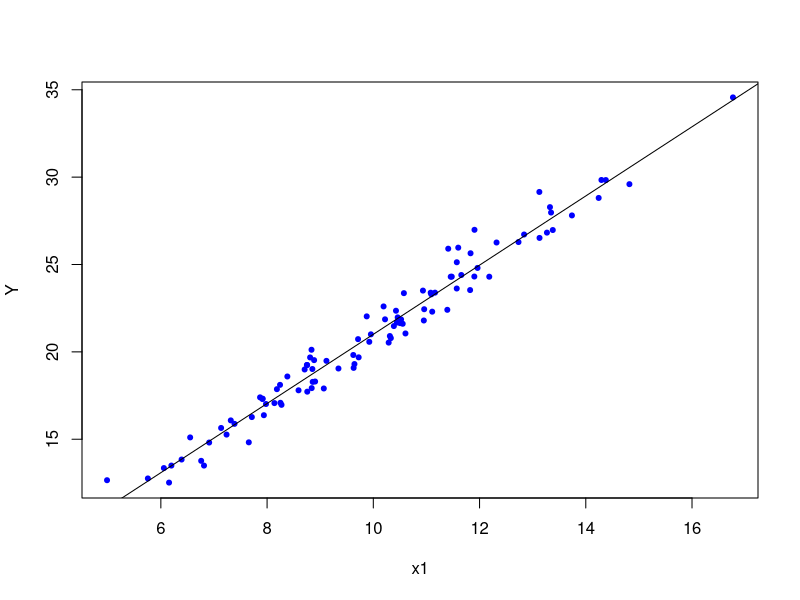

This chart was generated by the following R code: (Note: a time limit stopped this script after it produced the figure.)
## ---- chunk 1
#For people in group A
U_A = 0.85*sqrt(40000*20) + 0.15*sqrt(10*0)
U_A
#For people in group B
U_B = 0.99*sqrt(40000*20) + 0.01*sqrt(10*0)
U_B
## ---- chunk 2
#For people in group A
U_A = 0.85*sqrt(40000*20 - 200000) + 0.15*sqrt(40000*10 - 200000) 
U_A
#For people in group B
U_B = 0.99*sqrt(40000*20 - 200000) + 0.01*sqrt(40000*10 - 200000)
U_B
## ---- chunk 3
pr <- 0.85
w1 <- 800000
w2 <- 400000

converged = F
iterations = 0
maxiter <- 600000
learnrate <- 0.5
Pmax <- 10000

while(converged == FALSE){
  costf <- pr*sqrt(w1 - Pmax) + (1-pr)*sqrt(w2 - Pmax) - pr*sqrt(w1)
  if(costf > 0){
    Pmax <- Pmax + learnrate
    iterations = iterations + 1
    #cat("Iterations: ", iterations, "\r")
    if(iterations > maxiter) { 
      print("It cannot converge before finding the optimal Pmax")
      break
      }  
   converged = FALSE
  }else{
    converged = TRUE
  print(paste("Maximum Premium:", Pmax, "achieved with", iterations, "iterations"))
  }
}

#let's verify it by uniroot() which finds the roots for f(x)=0
library(stats)
costf <- function(x){0.85*sqrt(800000 - x) + (1-0.85)*sqrt(400000 - x) - pr*sqrt(800000)}
paste("Unitroot, i.e. f(x) = 0, is ", uniroot(costf, c(10000, 200000))$root)
## ---- chunk 4
newton <- function(f, x0, tol = 1e-5, n = 1000) {
  require(numDeriv) # Package for computing f'(x)
  
for (i in 1:n) {
    dx <- genD(func = f, x = x0)$D[1] # First-order derivative f'(x0)
    x1 <- x0 - (f(x0) / dx) # Calculate next value x1
    if (abs(x1 - x0) < tol) {
      res <- paste("Root approximation is ", x1, " in ", i, " iterations")
      return(res)
    }
    # If Newton-Raphson has not yet reached convergence set x1 as x0 and continue
    x0 <- x1
  }
  print('Too many iterations in method')
}

func2 <- function(x) {
  x^15 - 2
}
newton(func2, 1)

#Check it
paste("Calculator result: ", 2^(1/15))
## ---- chunk 5
# Let's create a sample of normal variables
set.seed(2019)
X <- rnorm(100, 0, 1)

# And the log-likelihood of this function.
# Remember likelihood function would be prod(dnorm()) with log=F
normalLL <- function(prmt){
  sum(dnorm(X, mean = prmt[1], sd = prmt[2], log = TRUE))
}

# Let's try several parameters
normalLL(prmt = c(1,1.5))
normalLL(prmt = c(2,1))
normalLL(prmt = c(mean(X),sd(X)))
## ---- chunk 6
# First partial (numerical) derivative w.r.t. mean  
firstM <- function(p1, p2, change = 0.0001){      
  prmt <- c(p1, p2)
  high <- normalLL(prmt + c(change,0))
  low <- normalLL(prmt - c(change,0))
  slope <- (high-low)/(change*2)
  return(slope)
}
firstM(mean(X), sd(X))

# First partial (numerical) derivative w.r.t. sd  
firstSD <- function(p1, p2, change = 0.0001){      
  prmt <- c(p1, p2)
  high <- normalLL(prmt + c(0, change))
  low <- normalLL(prmt - c(0, change))
  slope <- (high-low)/(change*2)
  return(slope)
}

firstSD(mean(X), sd(X))

#Verify them with the grad()
library(numDeriv)
f <- function(x) {
    a <- x[1]; b <- x[2]  
    sum(dnorm(X, mean = a, sd = b, log = TRUE))
    }
grad(f,c(mean(X),sd(X)))[1]
grad(f,c(mean(X),sd(X)))[2]

# Or better
round(jacobian(f,c(mean(X),sd(X))), 4) #First derivatives
round(hessian(f,c(mean(X),sd(X))), 4) #Second derivatives
## ---- chunk 7
set.seed(2019)
X <- rnorm(100, 2, 2)

NR <- function(f, x0, y0, tol = 1e-5, n = 1000) {
  for (i in 1:n) {
    dx <- grad(f,c(x0, y0))[1] # First-order derivative f'(x0)
    ddx <- hessian(f,c(x0, y0))[1,1] # Second-order derivative f''(x0)
    x1 <- x0 - (dx / ddx) # Calculate next value x1
      if (abs(x1 - x0) < tol) {
        res <- paste("The mean approximation is ", x1, " in ", i, " iterations")
        return(res)
      }
    # If Newton-Raphson has not yet reached convergence set x1 as x0 and continue
    x0 <- x1
  }
  print('Too many iterations in method')
}

func <- function(x) {
    a <- x[1]; b <- x[2]  
    sum(dnorm(X, mean = a, sd = b, log = TRUE))
    }

NR(func, -3, 1.5)

#Let;s verify it
mean(X)
## ---- chunk 8
set.seed(1001)
N <- 100
int <- rep(1, N)
x1 <- rnorm(N, mean = 10, sd = 2)
Y <- rnorm(N, 2*x1 + int, 1)
model <- lm(Y ~ x1)
b <- coef(model)
b

plot(x1, Y, col = "blue", pch = 20)
abline(b)
## ---- chunk 9
gradientDesc <- function(x, y, learnrate, conthresh, maxiter) {
  #starting points
  set.seed(234)
  b <- runif(1, 0, 1)
  c <- runif(1, 0, 1)
  n <- length(x)
  #function
  yhat <- b * x + c
  #gradient
  MSE <- sum((y - yhat) ^ 2) / n
  converged = F
  iterations = 0
  #while loop
   while(converged == F) {
    b_new <- b + learnrate * (1 / n) * (sum((y - yhat) * x))
    c_new <- c + learnrate * (1 / n) * (sum(y - yhat))
    b <- b_new
    c <- c_new
    yhat <- b * x + c
    MSE_new <- sum((y - yhat) ^ 2) / n
    if(abs(MSE - MSE_new) <= conthresh) {
      converged = T
      return(paste("Intercept:", c, "Slope:", b))
    }
    iterations = iterations + 1
    if(iterations > maxiter) { 
      converged = T
      return(paste("Max. iter. reached, ", "Intercept:",
                   c, "Slope:", b))
    }
  }
}
## ---- chunk 10
gradientDesc(x1, Y, 0.000293, 0.001, 2500000) # Perfect
gradientDesc(x1, Y, 0.0000293, 0.001, 2500000) # Ehhhh
gradientDesc(x1, Y, 0.00000293, 0.001, 2500000) # Too little
gradientDesc(x1, Y, 0.000293, 0.001, 2500000) # Perfect
gradientDesc(x1, Y, 0.00293, 0.001, 2500000) # perfect
## ---- chunk 11
set.seed(1001)
N <- 100
int <- rep(1, N)
x1 <- rnorm(N, mean = 10, sd = 2)
x2 <- rnorm(N, mean = 5, sd = 1)
x3 <- rbinom(N, 1, 0.5)
x4 <- rbinom(N, 1, 0.5)
x5 <- rbinom(N, 1, 0.5)
x6 <- rnorm(N, 1, 0.25)
x7 <- rnorm(N, 1, 0.2)
x2x3 <- x2*x3
x4x5 <- x4*x5
x4x6 <- x5*x6
x3x7 <- x3*x7

Y <- rnorm(N, 2*x1 + -0.5*x2 - 1.75*x2x3 + 2*x4x5 - 3*x4x6 + 1.2*x3x7 + int, 1)
X <- cbind(int, x1, x2, x2x3, x4x5, x4x6, x3x7)
## ---- chunk 12
betaOLS <- solve(t(X)%*%X)%*%t(X)%*%Y
print(betaOLS)
## ---- chunk 13
model1.lm <- lm(Y ~ X -1)
summary(model1.lm)
## ---- chunk 14
gradientDescALL <- function(x, y, learnrate, conthresh, maxiter) {
  set.seed(123)
  b <- runif(ncol(x), 0, 1)
  yhat <- x%*%b
  e <- y - yhat
  RSS <- t(e)%*%e
  converged = F
  iterations = 0
  n <- length(y)
  while(converged == F) {
    b_new <- b - (learnrate*(1/n))*t(x)%*%(x%*%b-y)
    b <- b_new
    yhat <- x%*%b
    e <- y - yhat
    RSS_new <- t(e)%*%e
    if(RSS - RSS_new <= conthresh) {
      converged = T
      return(b)
    }
    iterations = iterations + 1
    if(iterations > maxiter) { 
      converged = T
      return(b)
   }
  }
}
## ---- chunk 15
gradientDescALL(X, Y, 0.0000293, 0.001, 2500000) # Ehhhh
gradientDescALL(X, Y, 0.00000293, 0.001, 2500000) # Too little
gradientDescALL(X, Y, 0.000293, 0.001, 2500000) # Close
gradientDescALL(X, Y, 0.00293, 0.001, 2500000) # Perfect
gradientDescALL(X, Y, 0.0293, 0.001, 2500000) # Too big
